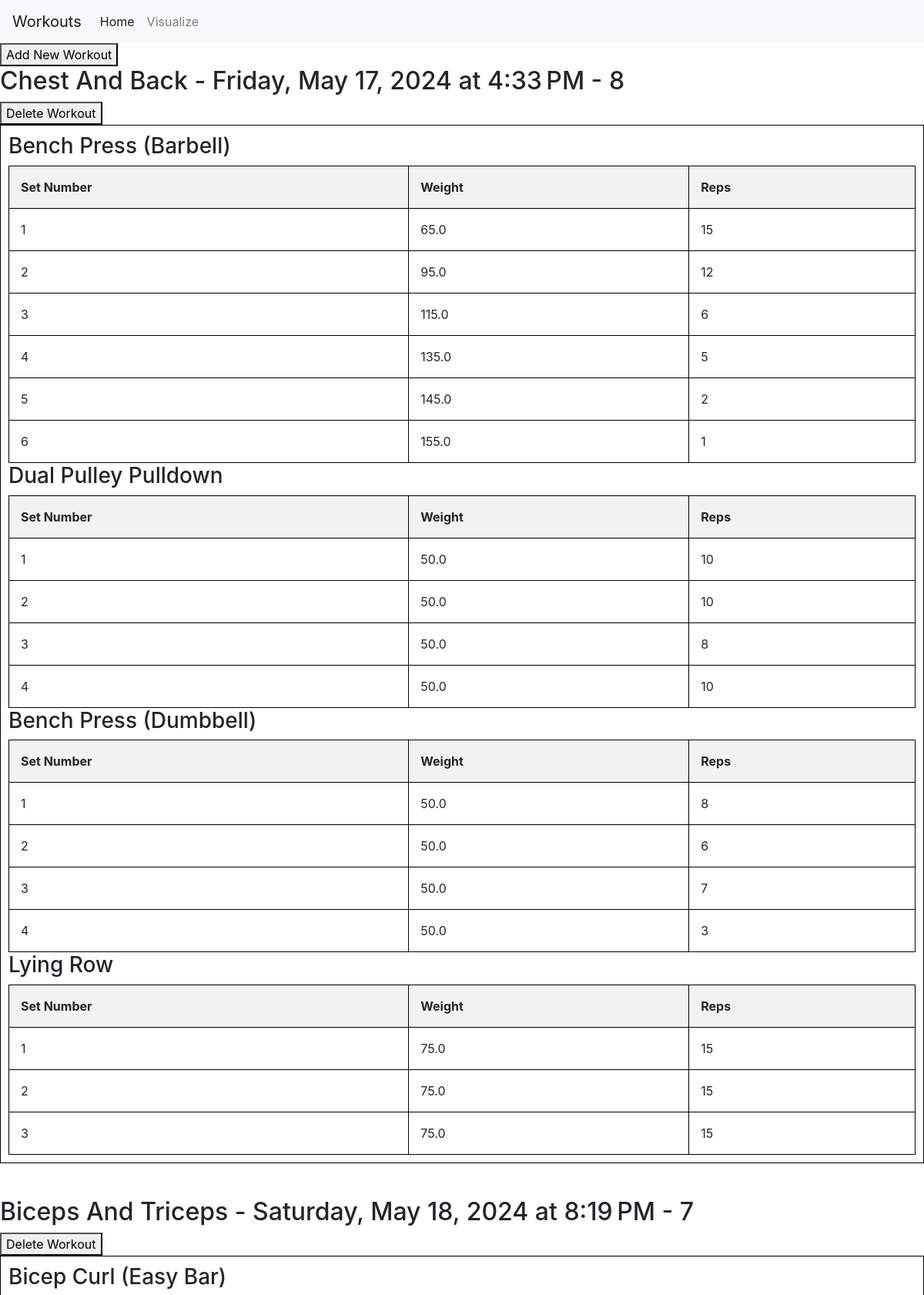
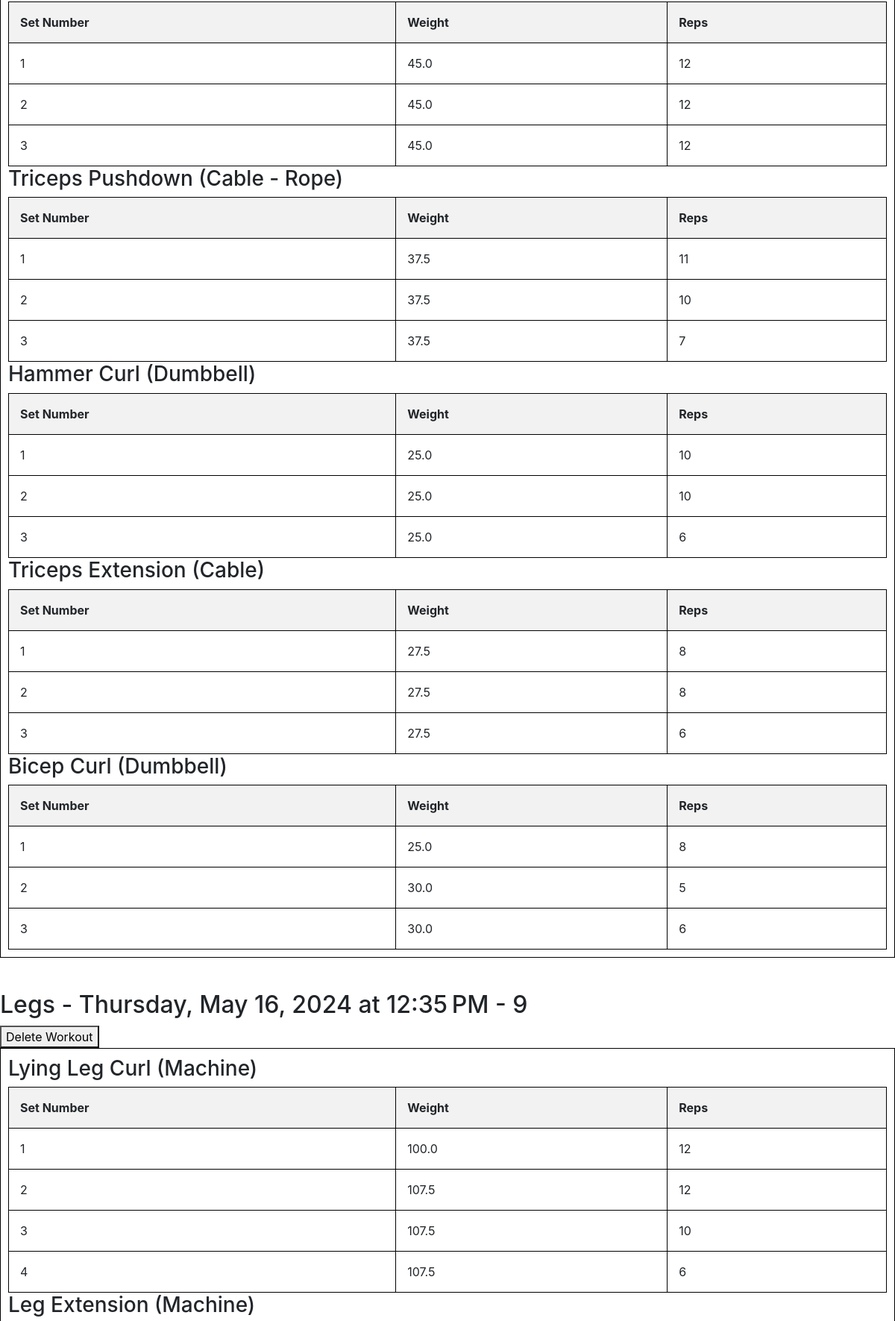
The page / (upper part) on the database its author committed (2 pictures, top to bottom).
### tables this page shows
CREATE TABLE workouts(
                  id INTEGER PRIMARY KEY AUTOINCREMENT,
                  title TEXT,
                  date TEXT
                 );

CREATE TABLE exercises(
                    id INTEGER PRIMARY KEY AUTOINCREMENT,
                    workout_id INTEGER,
                    exercise TEXT,
                    set_number INTEGER,
                    weight REAL,
                    reps INTEGER,
                    FOREIGN KEY(workout_id) REFERENCES workouts(id)
                 );

### web_server.py (the view)
@app.route('/')
def index():
    workout_data = get_workout_data()
    return render_template('index.html', workout_data=workout_data)

### web_server.py (called while the page is built)
def get_workout_data():
    conn = sqlite3.connect('workouts_data.db')
    c = conn.cursor()
    c.execute("""
                SELECT w.title, w.date, w.id, e.exercise, e.set_number, e.weight, e.reps
                FROM workouts w
                JOIN exercises e ON w.id = e.workout_id
              """)
    rows = c.fetchall()
    conn.close()
    workouts = {}
    for row in rows:
        title, date, id, exercise, set_number, weight, reps = row
        if (title, date, id) not in workouts:
            workouts[(title, date, id)] = []
        workouts[(title, date, id)].append(
            (exercise, set_number, weight, reps))
    workouts = dict(sorted(workouts.items(), key=lambda x: (x[0][1], x[0][2])))
    return workouts

### templates/index.html (shortened to what this page needs)
<!DOCTYPE html>
<html>
<head>
    <link rel="stylesheet" href="{{ url_for('static', filename='styles.css') }}">
    <link rel="stylesheet" href="{{ url_for('static', filename='returnToTopBtn.css') }}">
    <link rel="stylesheet" href="https://maxcdn.bootstrapcdn.com/bootstrap/4.0.0/css/bootstrap.min.css">
</head>
<body>
    <nav class="navbar navbar-expand-lg navbar-light bg-light">
        <a class="navbar-brand" href="#">Workouts</a>
        <div class="collapse navbar-collapse" id="navbarSupportedContent">
            <ul class="navbar-nav mr-auto">
                <li class="nav-item active">
                    <a class="nav-link" href="#">Home <span class="sr-only">(current)</span></a>
                </li>
                <li class="nav-item">
                    <a class="nav-link" href="{{ url_for('visualize') }}">Visualize</a>
                </li>
            </ul>
        </div>
    </nav>
    <button id="add-new-workout-btn">Add New Workout</button>
    {% set ns = namespace(current_exercise='') %}
    {% for workout, exercises in workout_data.items() %}
        <h2>{{ workout[0] }}- {{ workout[1] }} - {{ workout[2] }}</h2>
        <button class="delete-workout-btn" data-workout-id="{{ workout[2] }}">Delete Workout</button>
        <div class="workout">
    {% for exercise in exercises %}
        {% if exercise[0] != ns.current_exercise %}
        {% if ns.current_exercise != '' %}
            </table>
        {% endif %}
        <h3>{{ exercise[0] }}</h3>
        <table>
            <tr>
                <th>Set Number</th>
                <th>Weight</th>
                <th>Reps</th>
            </tr>
            {% set ns.current_exercise = exercise[0] %}
        {% endif %}
        <tr>
            <td>{{ exercise[1] }}</td>
            <td>{{ exercise[2] }}</td>
            <td>{{ exercise[3] }}</td>
        </tr>
    {% endfor %}
    </table>
    </div>
    <br>
    {% endfor %}
</body>
</html>

### static/styles.css (style rules this page uses)
table { width: 100%; border-collapse: collapse; }
table, th, td { border: 1px solid black; }
th, td { padding: 15px; text-align: left; }
th { background-color: #f2f2f2; }
.workout { border: 1px solid black; padding: 10px; margin-bottom: 20px; background-color: ; }

### rows shown on the page
workouts: title "Chest And Back", date "Friday, May 17, 2024 at 4:33 PM", id "8"
exercises: exercise "Bench Press (Barbell)", set_number "1", weight "65.0", reps "15"
exercises: set_number "2", weight "95.0", reps "12"
exercises: set_number "3", weight "115.0", reps "6"
exercises: date "4", weight "135.0", reps "5"
exercises: set_number "5", weight "145.0", reps "2"
exercises: set_number "6", weight "155.0", reps "1"
exercises: exercise "Dual Pulley Pulldown", set_number "1", weight "50.0", reps "10"
exercises: set_number "2", weight "50.0", reps "10"
exercises: set_number "3", weight "50.0", exercise "8"
exercises: date "4", weight "50.0", reps "10"
exercises: exercise "Bench Press (Dumbbell)", set_number "1", weight "50.0", exercise "8"
exercises: set_number "2", weight "50.0", reps "6"
exercises: set_number "3", weight "50.0", reps "7"
exercises: date "4", weight "50.0", reps "3"
exercises: exercise "Lying Row", set_number "1", weight "75.0", reps "15"
exercises: set_number "2", weight "75.0", reps "15"
exercises: set_number "3", weight "75.0", reps "15"
workouts: title "Biceps And Triceps", date "Saturday, May 18, 2024 at 8:19 PM", id "7"
exercises: exercise "Bicep Curl (Easy Bar)", set_number "1", weight "45.0", reps "12"
exercises: set_number "2", weight "45.0", reps "12"
exercises: set_number "3", weight "45.0", reps "12"
exercises: exercise "Triceps Pushdown (Cable - Rope)", set_number "1", weight "37.5", reps "11"
exercises: set_number "2", weight "37.5", reps "10"
exercises: set_number "3", weight "37.5", exercise "7"
exercises: exercise "Hammer Curl (Dumbbell)", set_number "1", weight "25.0", reps "10"
exercises: set_number "2", weight "25.0", reps "10"
exercises: set_number "3", weight "25.0", reps "6"
exercises: exercise "Triceps Extension (Cable)", set_number "1", weight "27.5", reps "8"
exercises: set_number "2", weight "27.5", reps "8"
exercises: set_number "3", weight "27.5", reps "6"
exercises: exercise "Bicep Curl (Dumbbell)", set_number "1", weight "25.0", reps "8"
exercises: set_number "2", weight "30.0", reps "5"
exercises: set_number "3", weight "30.0", reps "6"
workouts: title "Legs", date "Thursday, May 16, 2024 at 12:35 PM", id "9"
exercises: exercise "Lying Leg Curl (Machine)", set_number "1", weight "100.0", reps "12"
exercises: set_number "2", weight "107.5", reps "12"
exercises: set_number "3", weight "107.5", reps "10"
exercises: set_number "4", weight "107.5", reps "6"
exercises: exercise "Leg Extension (Machine)"
